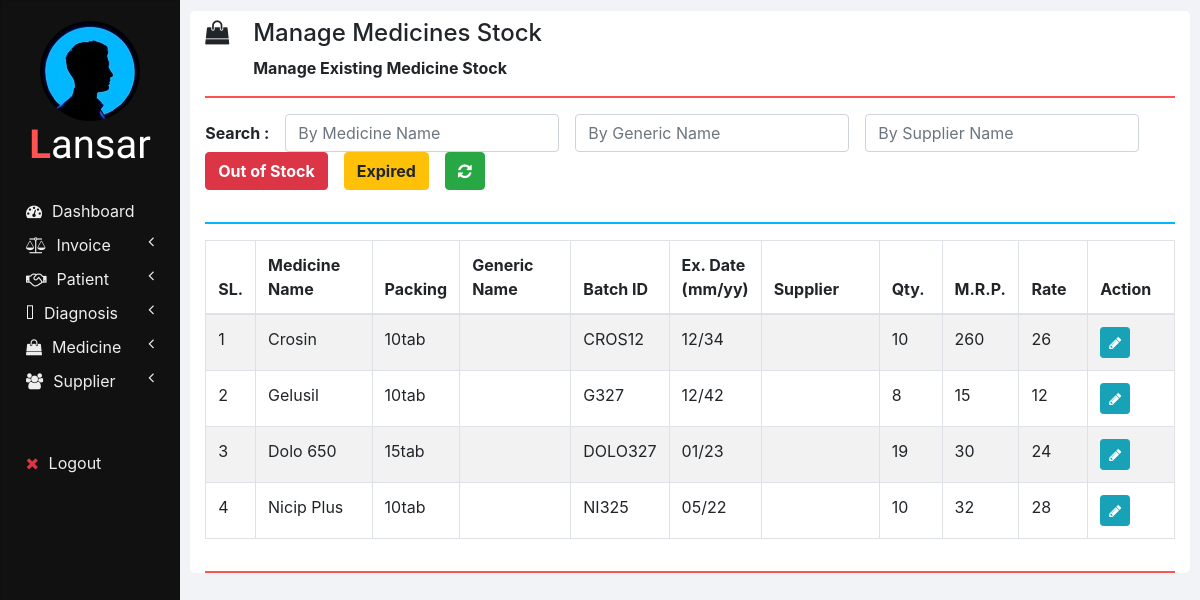
Page /manage_medicine_stock.php on the earlier database version.
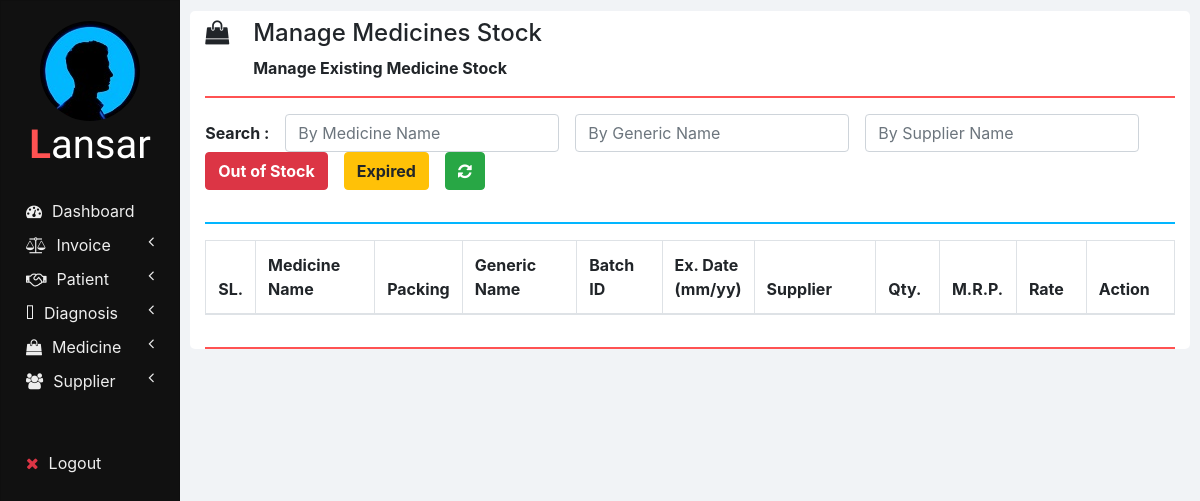
Same page on the later database version.
### tables this page shows
CREATE TABLE `medicines` (
  `ID` int(11) NOT NULL,
  `NAME` varchar(100) NOT NULL,
  `DIAGNOSE_NAME` varchar(255) DEFAULT NULL,
  `PACKING` varchar(20) NOT NULL,
  `GENERIC_NAME` varchar(100) NOT NULL,
  `SUPPLIER_NAME` varchar(100) NOT NULL
);

CREATE TABLE `medicines_stock` (
  `ID` int(11) NOT NULL,
  `NAME` varchar(100) DEFAULT NULL,
  `DIAGNOSE_NAME` varchar(255) DEFAULT NULL,
  `GENERIC_NAME` varchar(255) DEFAULT NULL,
  `BATCH_ID` varchar(20) DEFAULT NULL,
  `EXPIRY_DATE` varchar(10) DEFAULT NULL,
  `QUANTITY` int(11) DEFAULT NULL,
  `MRP` double DEFAULT NULL,
  `RATE` double DEFAULT NULL,
  `SUPPLIER_NAME` varchar(255) DEFAULT NULL,
  `SUPPLIER_EMAIL` varchar(255) DEFAULT NULL,
  `SUPPLIER_CONTACT` varchar(255) DEFAULT NULL
);

### php/manage_medicine_stock.php (the view, shortened to what this page needs)
<?php
  function showMedicinesStock($id) {
    require "db_connection.php";
    if($con) {
      $seq_no = 0;
      $query = "SELECT * FROM medicines INNER JOIN medicines_stock ON medicines.NAME = medicines_stock.NAME";
      $result = mysqli_query($con, $query);
      while($row = mysqli_fetch_array($result)) {
        $seq_no++;
        if($row['BATCH_ID'] == $id)
          showEditOptionsRow($seq_no, $row);
        else
          showMedicineStockRow($seq_no, $row);
      }
    }
  }
  function showMedicineStockRow($seq_no, $row) {
    ?>
    <tr>
      <td><?php echo $seq_no; ?></td>
      <td><?php echo $row['NAME']; ?></td>
      <td><?php echo $row['PACKING']; ?></td>
      <td><?php echo $row['GENERIC_NAME']; ?></td>
      <td><?php echo $row['BATCH_ID']; ?></td>
      <td><?php echo $row['EXPIRY_DATE']; ?></td>
      <td><?php echo $row['SUPPLIER_NAME']; ?></td>
      <td><?php echo $row['QUANTITY']; ?></td>
      <td><?php echo $row['MRP']; ?></td>
      <td><?php echo $row['RATE']; ?></td>
      <td>
        <button href="" class="btn btn-info btn-sm" onclick="editMedicineStock('<?php echo $row['BATCH_ID']; ?>');">
          <i class="fa fa-pencil"></i>
        </button>
      </td>
    </tr>
    <?php
  }
  ?>

Differences in the rows shown:
no longer on this page (row edited): medicines: seq_no "1", medicines_stock.NAME "Crosin", PACKING "10tab", medicines_stock.BATCH_ID "CROS12", medicines_stock.EXPIRY_DATE "12/34", medicines_stock.QUANTITY "10", medicines_stock.MRP "260", medicines_stock.RATE "26"
no longer on this page (row unchanged): medicines: seq_no "2", medicines_stock.NAME "Gelusil", PACKING "10tab", medicines_stock.BATCH_ID "G327", medicines_stock.EXPIRY_DATE "12/42", medicines_stock.QUANTITY "8", medicines_stock.MRP "15", medicines_stock.RATE "12"
no longer on this page (row unchanged): medicines: seq_no "3", medicines_stock.NAME "Dolo 650", PACKING "15tab", medicines_stock.BATCH_ID "DOLO327", medicines_stock.EXPIRY_DATE "01/23", medicines_stock.QUANTITY "19", medicines_stock.MRP "30", medicines_stock.RATE "24"
no longer on this page (row unchanged): medicines: seq_no "4", medicines_stock.NAME "Nicip Plus", PACKING "10tab", medicines_stock.BATCH_ID "NI325", medicines_stock.EXPIRY_DATE "05/22", medicines_stock.QUANTITY "10", medicines_stock.MRP "32", medicines_stock.RATE "28"
